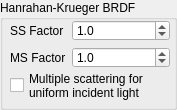
<?xml version="1.0" encoding="UTF-8"?>
<ui version="4.0">
 <class>HanrahanKruegerBRDFSettings</class>
 <widget class="QGroupBox" name="HanrahanKruegerBRDFSettings">
  <property name="geometry">
   <rect>
    <x>0</x>
    <y>0</y>
    <width>177</width>
    <height>110</height>
   </rect>
  </property>
  <property name="minimumSize">
   <size>
    <width>0</width>
    <height>110</height>
   </size>
  </property>
  <property name="maximumSize">
   <size>
    <width>16777215</width>
    <height>110</height>
   </size>
  </property>
  <property name="windowTitle">
   <string>GroupBox</string>
  </property>
  <property name="title">
   <string>Hanrahan-Krueger BRDF</string>
  </property>
  <widget class="QCheckBox" name="multipleScatteringCheckBox">
   <property name="geometry">
    <rect>
     <x>10</x>
     <y>70</y>
     <width>161</width>
     <height>31</height>
    </rect>
   </property>
   <property name="text">
    <string>Multiple scattering for
uniform incident light</string>
   </property>
  </widget>
  <widget class="QWidget" name="formLayoutWidget">
   <property name="geometry">
    <rect>
     <x>10</x>
     <y>20</y>
     <width>160</width>
     <height>48</height>
    </rect>
   </property>
   <layout class="QFormLayout" name="formLayout">
    <item row="0" column="0">
     <widget class="QLabel" name="label">
      <property name="toolTip">
       <string>A multiplictor for the single scattering term.</string>
      </property>
      <property name="text">
       <string>SS Factor</string>
      </property>
     </widget>
    </item>
    <item row="0" column="1">
     <widget class="QDoubleSpinBox" name="singleScatteringSpinBox">
      <property name="toolTip">
       <string>A multiplictor for the single scattering term.</string>
      </property>
      <property name="decimals">
       <number>1</number>
      </property>
      <property name="maximum">
       <double>10000.000000000000000</double>
      </property>
      <property name="value">
       <double>1.000000000000000</double>
      </property>
     </widget>
    </item>
    <item row="1" column="1">
     <widget class="QDoubleSpinBox" name="multipleScatteringSpinBox">
      <property name="toolTip">
       <string>A multiplictor for the multiple scattering (for uniform incident light) term.</string>
      </property>
      <property name="decimals">
       <number>1</number>
      </property>
      <property name="maximum">
       <double>10000.000000000000000</double>
      </property>
      <property name="value">
       <double>1.000000000000000</double>
      </property>
     </widget>
    </item>
    <item row="1" column="0">
     <widget class="QLabel" name="label_2">
      <property name="acceptDrops">
       <bool>false</bool>
      </property>
      <property name="toolTip">
       <string>A multiplictor for the multiple scattering (for uniform incident light) term.</string>
      </property>
      <property name="text">
       <string>MS Factor</string>
      </property>
     </widget>
    </item>
   </layout>
  </widget>
 </widget>
 <resources/>
 <connections/>
</ui>
